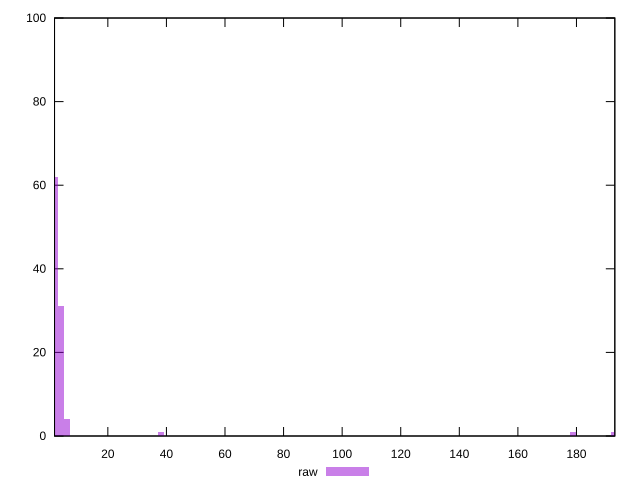

Recreate this plot in gnuplot.
reset

$raw <<EOF
192.73022933982293 1
178.67698345046085 1
6.0228196668694665 4
2.0076065556231555 62
4.015213111246311 31
38.144524556839954 1
EOF

set key outside below
set boxwidth 2.0076065556231555
set xrange [1.799:193.0959999999999]
set yrange [0:100]
set trange [0:100]
set style fill transparent solid 0.5 noborder
set terminal svg size 640, 490 enhanced background rgb 'white'
set output "report_00019_2021-02-10T18-14-37.922Z//server-response-time/samples/pages+cached+noadtech+nomedia+nocss/raw/histogram.svg"

plot $raw title "raw" with boxes

reset
